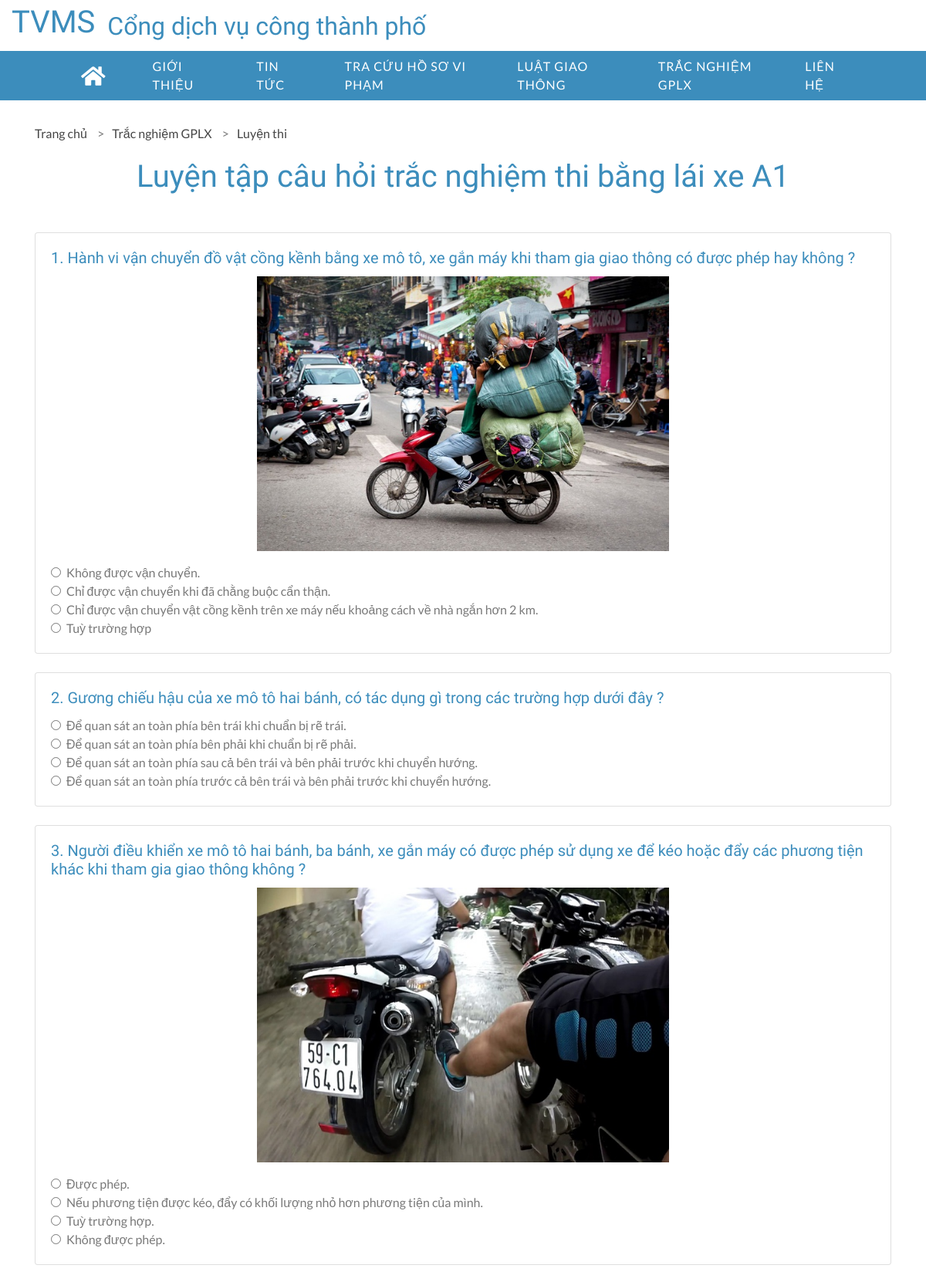
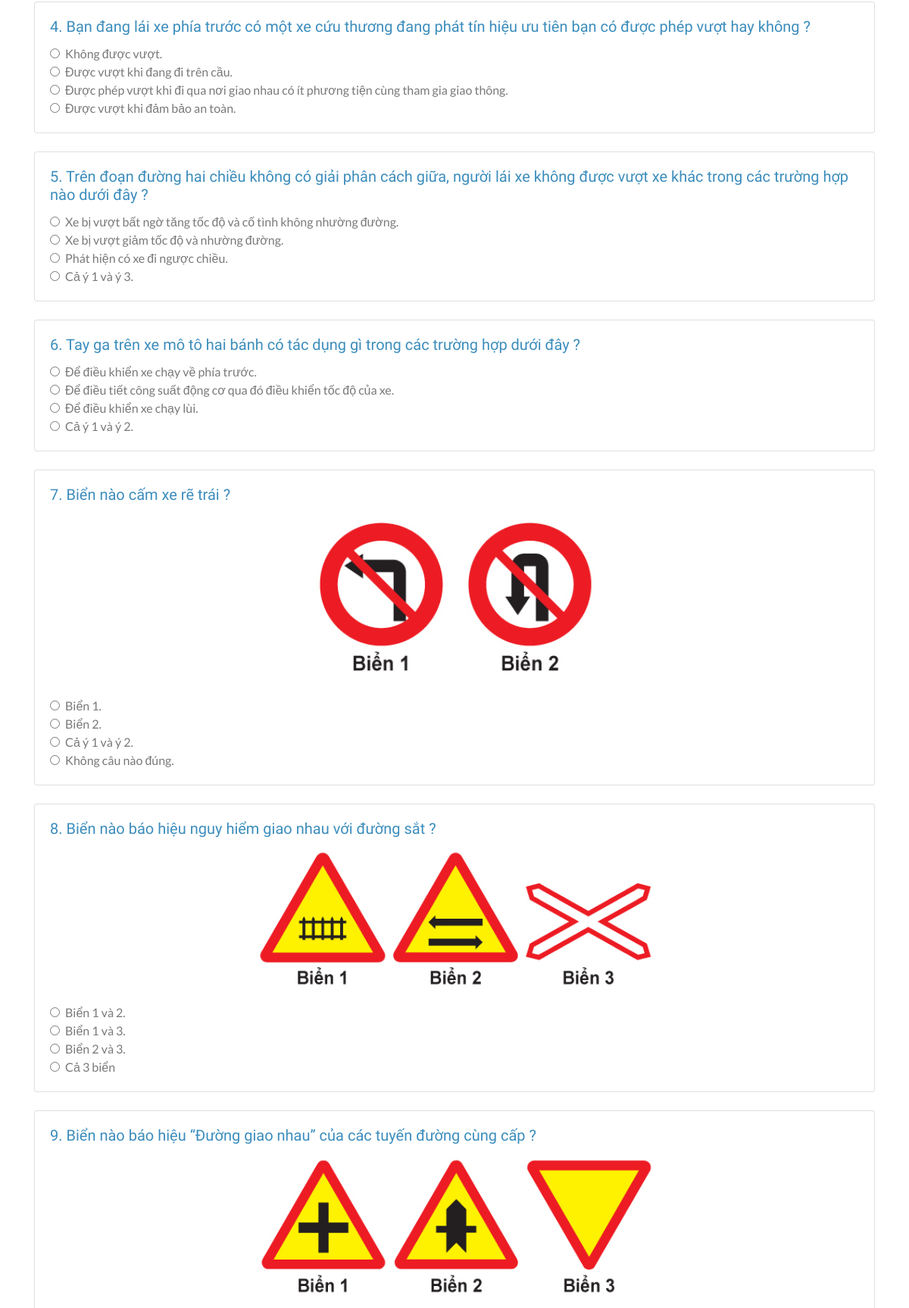
Page /base_url?page=practice-try (upper part) on the committed database (2 pictures, top to bottom).
### tables this page shows
CREATE TABLE `question` (
  `id` int(30) NOT NULL,
  `content` varchar(255) NOT NULL,
  `content_img` text DEFAULT NULL,
  `option_A` varchar(255) NOT NULL,
  `option_B` varchar(255) NOT NULL,
  `option_C` varchar(255) NOT NULL,
  `option_D` varchar(255) NOT NULL,
  `correct_option` enum('a','b','c','d') NOT NULL,
  `user_id` int(30) NOT NULL,
  `date_created` datetime NOT NULL DEFAULT current_timestamp(),
  `date_updated` datetime DEFAULT NULL ON UPDATE current_timestamp()
);

### practice-try.php (the view, shortened to what this page needs)
<?php require_once('inc/subnav.php') ?>
<div class="single mt-125">
    <div class="container">
        <ul class="breadcrumb">
            <li class="item-breadcrumb">
                <a href="<?php echo base_url ?>?page=home">Trang chủ</a>
                <a style="padding-left: 10px">></a>
            </li>
            <li class="item-breadcrumb">
                <a href="<?php echo base_url ?>?page=quizz">Trắc nghiệm GPLX</a>
                <a style="padding-left: 10px">></a>
            </li>
            <li class="item-breadcrumb">
                <a href="#">Luyện thi</a>
            </li>
        </ul>
        <div class="content">
            <h1 class="text-center mb-5">Luyện tập câu hỏi trắc nghiệm thi bằng lái xe A1</h1>
            <?php $questionNumber = 1;
            $sql = $conn->query("SELECT DISTINCT * FROM question ORDER BY RAND() LIMIT 20");
            $result = $sql->num_rows;
            if ($result > 0) {
                while ($row = $sql->fetch_assoc()) {
                    echo "<div class='card mb-4'>";
                    echo "<div class='card-body'>";
                    echo "<h5 class='card-title'>" . $questionNumber . ". " . $row["content"] . "</h5>";
                    if (!empty($row['content_img'])) : ?>
                        <div class="text-center mb-3">
                            <img style="max-width:50%;height:50%;" src="<?php echo $row['content_img']; ?>" alt="Question Image" class="img-fluid">
                        </div>
            <?php endif;
                    echo "<div class='form-check'>";
                    echo "<input class='form-check-input' type='radio' name='answer[" . $row["id"] . "]' id='answer-" . $row["id"] . "-a' value='a' onclick='checkAnswer(" . $row["id"] . ", \"a\", " . $row["correct_option"] . ")'>";
                    echo "<label class='form-check-label' for='answer-" . $row["id"] . "-a'>" . $row["option_A"] . "</label>";
                    echo "</div>";
                    echo "<div class='form-check'>";
                    echo "<input class='form-check-input' type='radio' name='answer[" . $row["id"] . "]' id='answer-" . $row["id"] . "-b' value='b' onclick='checkAnswer(" . $row["id"] . ", \"b\", " . $row["correct_option"] . ")'>";
                    echo "<label class='form-check-label' for='answer-" . $row["id"] . "-b'>" . $row["option_B"] . "</label>";
                    echo "</div>";
                    echo "<div class='form-check'>";
                    echo "<input class='form-check-input' type='radio' name='answer[" . $row["id"] . "]' id='answer-" . $row["id"] . "-c' value='c' onclick='checkAnswer(" . $row["id"] . ", \"c\", " . $row["correct_option"] . ")'>";
                    echo "<label class='form-check-label' for='answer-" . $row["id"] . "-c'>" . $row["option_C"] . "</label>";
                    echo "</div>";
                    echo "<div class='form-check'>";
                    echo "<input class='form-check-input' type='radio' name='answer[" . $row["id"] . "]' id='answer-" . $row["id"] . "-d' value='d' onclick='checkAnswer(" . $row["id"] . ", \"d\", " . $row["correct_option"] . ")'>";
                    echo "<label class='form-check-label' for='answer-" . $row["id"] . "-d'>" . $row["option_D"] . "</label>";
                    echo "</div>";
                    echo "</div>";
                    echo "</div>";
                    $questionNumber++;
                }
            }
            ?>
        </div>
    </div>
</div>

### assets/css/style1.css (style rules this page uses)
body { color: #797979; background: #ffffff; font-family: 'Lato', sans-serif; }
h1, h2, h3, h4, h5, h6 { color: #3c8dbc; font-family: 'Oswald', sans-serif; }
a { color: #454545; transition: .3s; }
@media (min-width: 992px) { .mt-125 { margin-top: 125px; } }
.single { position: relative; width: 100%; }
.single img { width: 100%; }
.breadcrumb { background: none; list-style: none; padding: 0; border-radius: 4px; margin-top: -30px; margin-bottom: 20px }
.item-breadcrumb { text-align: left; display: inline-block; padding-right: 10px; }

### rows in the picture
question: content "Hành vi vận chuyển đồ vật cồng kềnh bằng xe mô tô, xe gắn máy khi tham gia giao thông có được phép hay không ?", content_img (picture), option_A "Không được vận chuyển.", option_B "Chỉ được vận chuyển khi đã chằng buộc cẩn thận.", option_C "Chỉ được vận chuyển vật cồng kềnh trên xe máy nếu khoảng cách về nhà ngắn hơn 2 km.", option_D "Tuỳ trường hợp"
question: content "Gương chiếu hậu của xe mô tô hai bánh, có tác dụng gì trong các trường hợp dưới đây ?", option_A "Để quan sát an toàn phía bên trái khi chuẩn bị rẽ trái.", option_B "Để quan sát an toàn phía bên phải khi chuẩn bị rẽ phải.", option_C "Để quan sát an toàn phía sau cả bên trái và bên phải trước khi chuyển hướng.", option_D "Để quan sát an toàn phía trước cả bên trái và bên phải trước khi chuyển hướng."
question: content "Người điều khiển xe mô tô hai bánh, ba bánh, xe gắn máy có được phép sử dụng xe để kéo hoặc đẩy các phương tiện khác khi tham gia giao thông không ?", content_img (picture), option_A "Được phép.", option_B "Nếu phương tiện được kéo, đẩy có khối lượng nhỏ hơn phương tiện của mình.", option_C "Tuỳ trường hợp.", option_D "Không được phép."
question: content "Bạn đang lái xe phía trước có một xe cứu thương đang phát tín hiệu ưu tiên bạn có được phép vượt hay không ?", option_A "Không được vượt.", option_B "Được vượt khi đang đi trên cầu.", option_C "Được phép vượt khi đi qua nơi giao nhau có ít phương tiện cùng tham gia giao thông.", option_D "Được vượt khi đảm bảo an toàn."
question: content "Trên đoạn đường hai chiều không có giải phân cách giữa, người lái xe không được vượt xe khác trong các trường hợp nào dưới đây ?", option_A "Xe bị vượt bất ngờ tăng tốc độ và cố tình không nhường đường.", option_B "Xe bị vượt giảm tốc độ và nhường đường.", option_C "Phát hiện có xe đi ngược chiều.", option_D "Cả ý 1 và ý 3."
question: content "Tay ga trên xe mô tô hai bánh có tác dụng gì trong các trường hợp dưới đây ?", option_A "Để điều khiển xe chạy về phía trước.", option_B "Để điều tiết công suất động cơ qua đó điều khiển tốc độ của xe.", option_C "Để điều khiển xe chạy lùi.", option_D "Cả ý 1 và ý 2."
question: content "Biển nào cấm xe rẽ trái ?", content_img (picture), option_A "Biển 1.", option_B "Biển 2.", option_C "Cả ý 1 và ý 2.", option_D "Không câu nào đúng."
question: content "Biển nào báo hiệu nguy hiểm giao nhau với đường sắt ?", content_img (picture), option_A "Biển 1 và 2.", option_B "Biển 1 và 3.", option_C "Biển 2 và 3.", option_D "Cả 3 biển"
question: content "Biển nào báo hiệu “Đường giao nhau” của các tuyến đường cùng cấp ?", content_img (picture)
